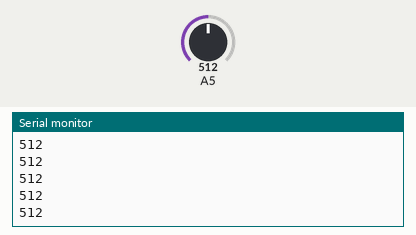
Simulated run of this sketch. Board: Arduino Uno, built with avr-gcc and run on an emulated ATmega328P. Parts: the last lines printed to the serial monitor. Inputs (shaded band) come from the test bench; at power-on: A5 = 512.

Above: at 1.2 s.
1.3 s: A5 set to 716
At 2.0 s:
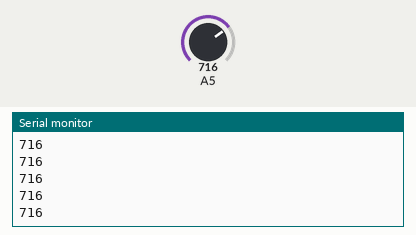
2.8 s: A5 set to 900
At 3.3 s:
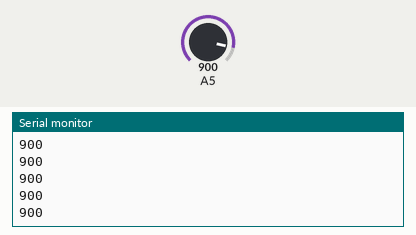
Timing chart, 0 to 5.8 s (numbered marks = the images above; inputs shaded):
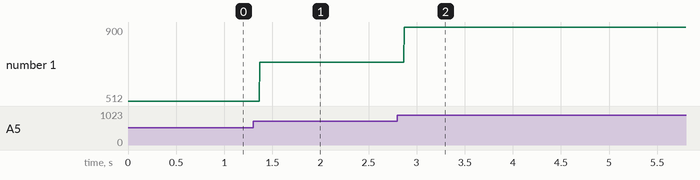

The sketch:

potentiometer.ino
```cpp
void setup() {
  Serial.begin(9600);
}

void loop() {
  int val  = analogRead(A5);
  Serial.println(val);
}
```

Measured:
- after the input at 1.3 s, the serial monitor: prints a new line after 0.07 s (image 1)
- after the input at 2.8 s, the serial monitor: prints a new line after 0.07 s (image 2)
- plotted number 1: 512 → 716 after the input at 1.3 s, 716 → 900 after the input at 2.8 s
